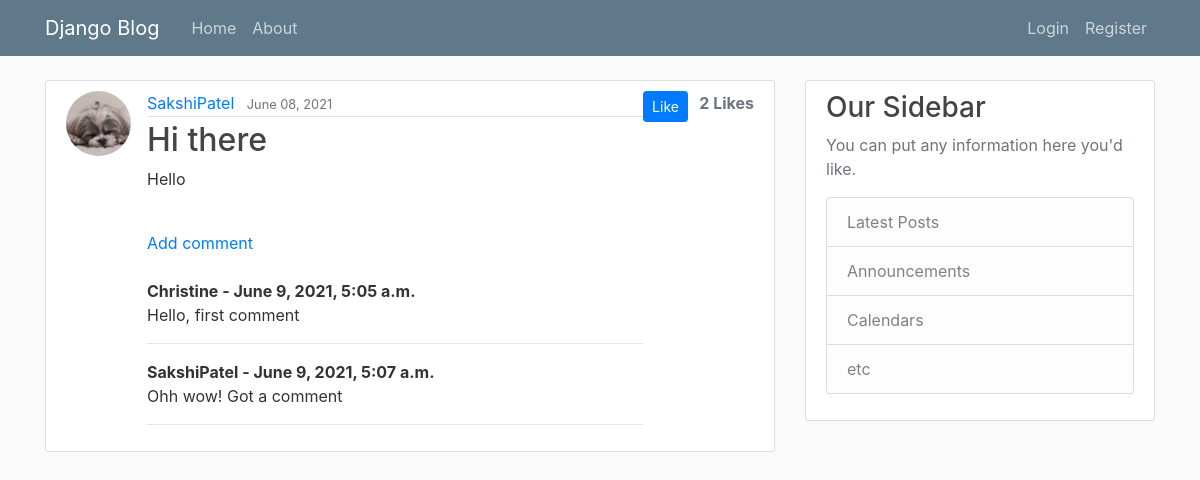
/blogs/post/8/, run on the app's committed database.
### blog/models.py (models this page shows, shortened)
class Post(models.Model):
    title = models.CharField(max_length=100)
    content = models.TextField()
    date_posted = models.DateTimeField(default=timezone.now)
    author = models.ForeignKey(User, on_delete=models.CASCADE)
    likes = models.ManyToManyField(User, related_name='blog_posts')
    def number_of_likes(self):
        return self.likes.count()

class Comment(models.Model):
    post = models.ForeignKey(Post, related_name="comments", on_delete=models.CASCADE)
    author = models.ForeignKey(User, on_delete=models.CASCADE)
    body = models.TextField()
    date_added = models.DateTimeField(auto_now_add=True)

### users/models.py (models this page shows, shortened)
class Profile(models.Model):
    user = models.OneToOneField(User, on_delete=models.CASCADE)
    image = models.ImageField(default='default.jpg', upload_to='profile_pics')

### blog/views.py (the view)
# urls.py: path('post/<int:pk>/', PostDetailView.as_view(), name='post-detail'),
class PostDetailView(DetailView):
    model = Post
    def get_context_data(self, **kwargs):
        data = super().get_context_data(**kwargs)
        likes_connected = get_object_or_404(Post, id=self.kwargs['pk'])
        liked = False
        if likes_connected.likes.filter(id=self.request.user.id).exists():
            liked = True
        data['number_of_likes'] = likes_connected.number_of_likes()
        data['post_is_liked'] = liked
        return data

### blog/templates/blog/post_detail.html (shortened to what this page needs)
{% extends "blog/base.html" %}
{% block content %}
  <article class="media content-section">
    <img class="rounded-circle article-img" src="{{ object.author.profile.image.url }}">
    <div class="media-body">
      <div class="article-metadata">
        <a class="mr-2" href="{% url 'user-posts' object.author.username %}">{{ object.author }}</a>
        <small class="text-muted">{{ object.date_posted|date:"F d, Y" }}</small>
      </div>
      <h2 class="article-title">{{ object.title }}</h2>
      <p class="article-content">{{ object.content }}</p>
        <br/>
        {%if not post.comments.all %}
        No Comments Yet...<a href="#"> Add one</a>
        {% else %}
            <a href="">Add comment</a>
            <br/><br/>
            {% for comment in post.comments.all %}
                <strong>{{ comment.author }} - {{comment.date_added}}</strong>
                <br/>
                {{ comment.body }}
                <hr>
            {% endfor %}
        {% endif %}
    </div>
     <form action="{% url 'like_post' post.pk %}" method="POST">
        {% if post_is_liked %}
        <button type="submit" name="post_id" value="{{post.id}}" class="btn btn-primary btn-sm">Unlike</button>
        {% else %}
        <button type="submit" name="post_id" value="{{post.id}}" class="btn btn-primary btn-sm">Like</button>
        {% endif %}
     </form>
    <strong class="text-secondary">&nbsp;&nbsp; {{ number_of_likes }} Like{{ number_of_likes|pluralize }}</strong>
  </article>
{% endblock content %}

### blog/static/blog/main.css (style rules this page uses)
body { background: #fafafa; color: #333333; margin-top: 5rem; }
h1, h2, h3, h4, h5, h6 { color: #444444; }
.content-section { background: #ffffff; padding: 10px 20px; border: 1px solid #dddddd; border-radius: 3px; margin-bottom: 20px; }
.article-title { color: #444444; }
.article-content { white-space: pre-line; }
.article-img { height: 65px; width: 65px; margin-right: 16px; }
.article-metadata { padding-bottom: 1px; margin-bottom: 4px; border-bottom: 1px solid #e3e3e3 }

### data on the page
Post: author.profile.image (picture), author "SakshiPatel", date_posted "June 08, 2021", title "Hi there", content "Hello"
Comment: author "Christine", date_added "June 9, 2021, 5:05 a.m.", body "Hello, first comment"
Comment: author "SakshiPatel", date_added "June 9, 2021, 5:07 a.m.", body "Ohh wow! Got a comment"

### other printed values
{{ number_of_likes }} "2"
